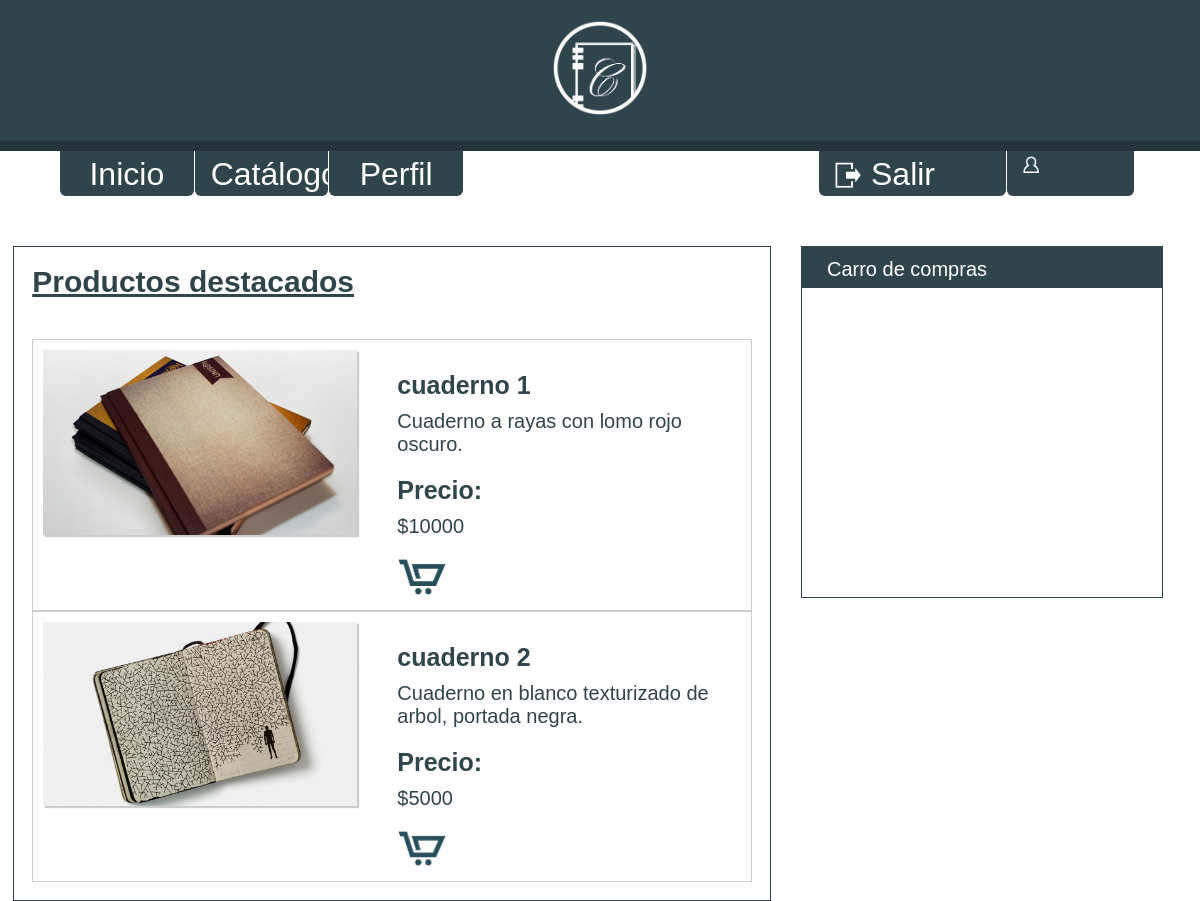
The app's page /home.php with its own data.
### tables this page shows
CREATE TABLE IF NOT EXISTS `productos` (
  `producto` text NOT NULL,
  `descripcion` text NOT NULL,
  `precio` int(255) NOT NULL,
  `imagen` text NOT NULL,
  `cantComprada` int(255) NOT NULL
);

### www/home.php (the view, shortened to what this page needs)
<!DOCTYPE html>
<?php
include_once("includes/database.php");
?>
<html>
<head>
	<link rel="stylesheet" href="css/styles.css"/>
</head>
<body>
	<header>
		<figure><img src="img/logo.png" alt=""></figure>
	</header>
	<nav>
		<ul id="navegacion">
			<li><a href="#">Inicio</a></li>
			<li><a href="catalogo.php">Catálogo</a></li>
			<li><a href="perfil.php">Perfil</a></li>
		</ul>
		<ul id="user_logout">
			<?php
			echo "<li><figure><img src='img/icon_usuario.png' alt=''></figure><p>".$_SESSION["username"]."</p></li>";
			?>
			<li><figure><img src="img/icon_logout.png" alt=""></figure><a href="includes/logout.php">Salir</a></li>
		</ul>
	</nav>
	<section class="contenedor">
		<div class="articulos">
			<h1><u>Productos destacados</u></h1>
			<?php
			$queryDest= "SELECT MAX(cantComprada) as numMax FROM taller_2.productos";
			$resDest= mysqli_query($cxn,$queryDest);
			while($reProd = mysqli_fetch_array($resDest)){
				$queryMost="SELECT * FROM taller_2.productos WHERE productos.cantComprada='".$reProd["numMax"]."'";
				$mostrar= mysqli_query($cxn,$queryMost);
				while($reMost = mysqli_fetch_array($mostrar)){
					echo "<article>";
					echo "<figure ><img class='cuaderno' src='".$reMost["imagen"]."' alt=''></figure>";
					echo "<aside>";
					echo "<h3>".$reMost["producto"]."</h3>";
					echo "<p>".$reMost["descripcion"]."</p>";
					echo "<h3>Precio:</h3>";
					echo "<p>$".$reMost["precio"]."</p>";
					echo "<a href='includes/agregarAlCarro.php?producto=".$reMost["producto"]."&fecha=14/12/17'><img src='img/icon_carrito.png' alt=''></a>";
					echo "</aside>";
					echo "</article>";
				}
			}
			?>
		</div>
		<div class="carro_compras">
			<h2>Carro de compras</h2>
			<div class="carro_contenedor">
			</div>
		</div>
	</section>
</body>
</html>

### www/css/styles.css (style rules this page uses)
* { margin: 0; padding: 0; }
body { background-color: white; color: #30444C; font-family: Arial, helvetica_light; font-size: 20px; font-weight: normal; }
img { width: 100%; }
header { background-color: #30444C; border-bottom: 10px solid #25343A; width: 100%; }
header figure { margin: 0 auto; padding: 20px 0; width: 8%; }
section { text-align: center; margin-top: 50px; }
section div { border: 1px solid #30444C; display: inline-block; text-align: left; margin: 0 2%; vertical-align: top; }
section div h2 { background-color: #30444C; box-sizing: border-box; color: white; font-family: helvetica; font-weight: normal; font-size: 20px; padding: 3% 7% 2% 7%; vertical-align: middle; width: 100%; }
nav { color:white; padding: 0 5%; }
ul { font-size: 0em; vertical-align: top; display: inline-block; width: 49.5%; }
li { display: inline-block; background: #30444C; border-radius: 0 0 6px 6px; box-sizing: border-box; vertical-align: middle; height: 45px; margin-right: 1px; padding: 1% 3%; }
li a { font-size: 2rem; text-decoration: none; color: white; }
#navegacion li { width: 25%; text-align: center; }
#user_logout li { float: right; }
#user_logout li figure { max-width: 17%; margin-right: 10px; }
#user_logout p,#user_logout a,#user_logout figure { display: inline-block; padding: 0; margin: 0; color: white; vertical-align: middle; }
h1 { margin-bottom: 40px; }
.articulos { margin-right: 0%; margin-left: 0%; padding: 1.5%; width: 60%; }
article { border: 1px solid #CCCCCC; padding: 10px; }
.articulos article figure { width: 45%; display: inline-block; margin-right: 40px; }
.cuaderno { -webkit-box-shadow: 2px 2px 1px 0px rgba(0, 0, 0, 0.2); -moz-box-shadow: 2px 2px 1px 0px rgba(0, 0, 0, 0.2); box-shadow: 2px 2px 1px 0px rgba(0, 0, 0, 0.2); }
article aside { display: inline-block; width: 45%; vertical-align: top; padding-top: 3%; }
h3 { margin-bottom: 10px; font-family: helvetica; font-size: 25px; }
.articulos article p { margin-bottom: 20px; }
.articulos article a img { width: 50px; }
.carro_compras { width: 30%; height: 350px; }
.carro_contenedor { width: 100%; border: none; margin: 0 0; padding: 0 0 ; height: 300px; overflow-y:scroll; }

### records on screen
productos: imagen (picture), producto "cuaderno 1", descripcion "Cuaderno a rayas con lomo rojo oscuro.", precio "10000"
productos: imagen (picture), producto "cuaderno 2", descripcion "Cuaderno en blanco texturizado de arbol, portada negra.", precio "5000"
